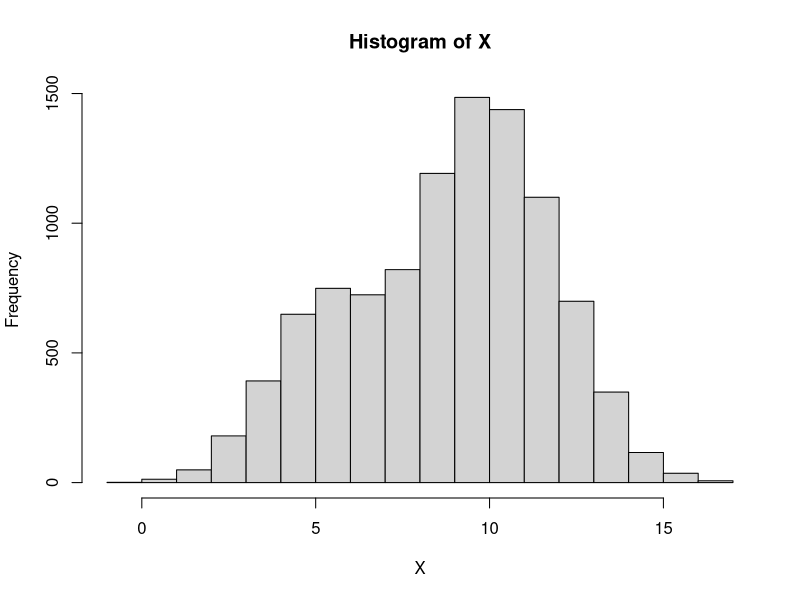
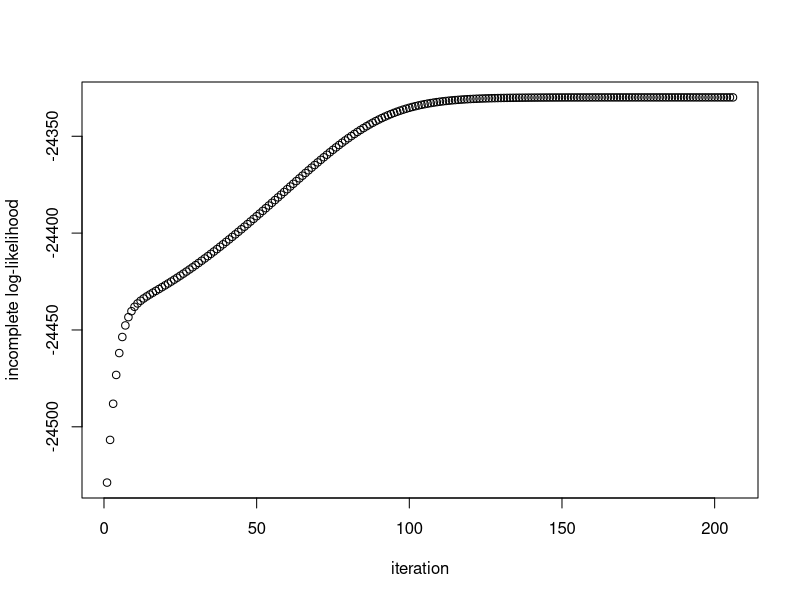
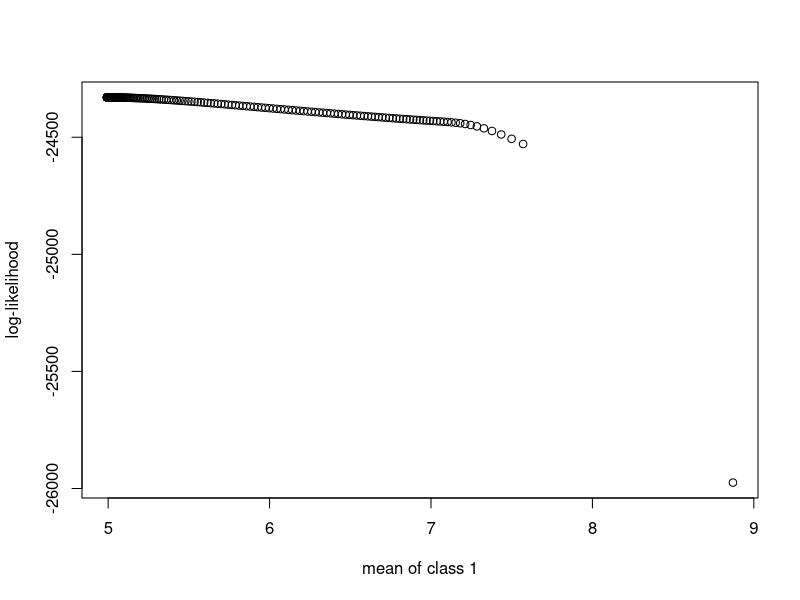
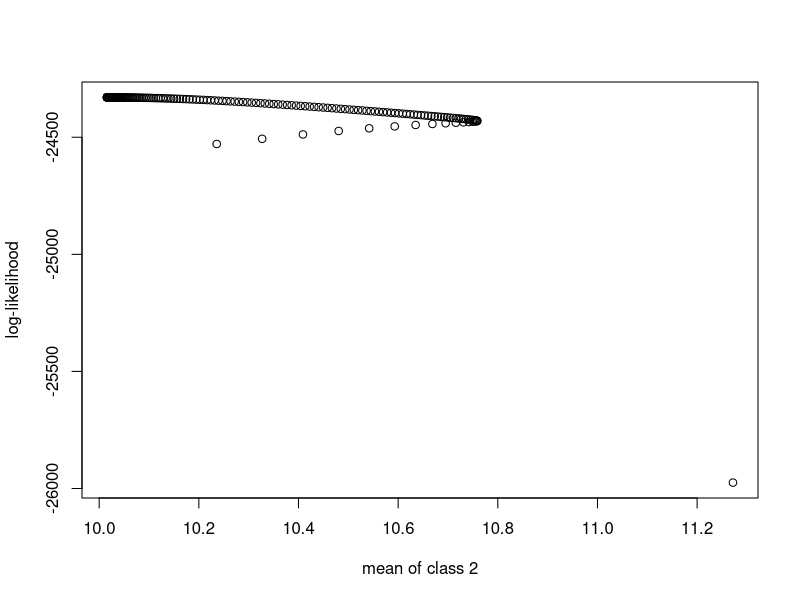
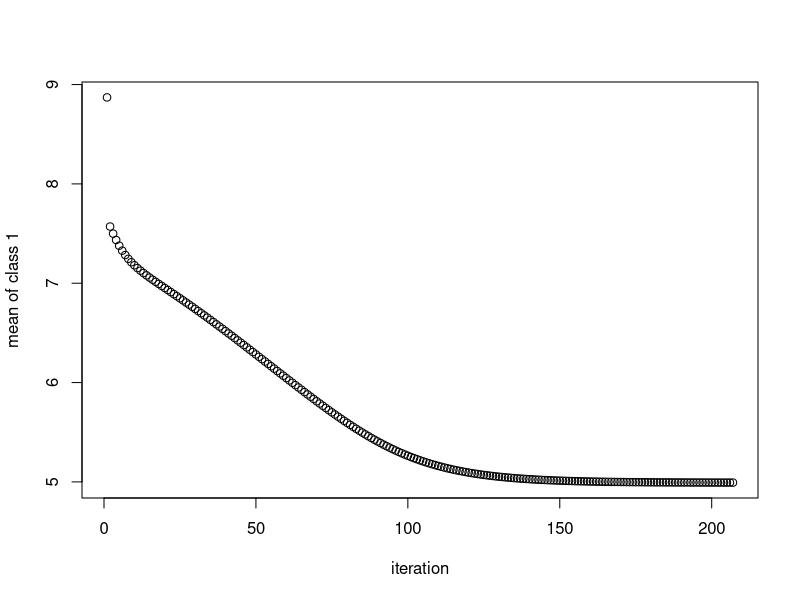

Reproduce these figures in R, in order.
## ---- chunk 1
set.seed(12345)
## Total Sample Size
N <- 10000

## mixture components
mu.true    <- c(5, 10) ## Mean vector
sigma.true <- c(1.5, 2) ## SD vector

## determine Z_i: class assignment
Z <- rbinom(N, 1, 0.75)

## sample from univariate mixture model
X <- rnorm(N)*sigma.true[Z+1]+mu.true[Z+1]
hist(X)

## ---- chunk 2

compute.log.lik <- function(X, theta, K){
  
  # Initialize Lto hold class likelihoods
  L <- matrix(nrow=length(X),ncol=K)
  ## Calculate probs
  L <- apply(
    theta, 2, 
    function(x){
      dnorm(X, mean=x[1], sd = x[2])*x[3]
    }
  ) ## End apply
  ## compute sum of the log-likelihoods across classes
  ll <- sum(log(rowSums(L)))
  return(ll)
}


## ---- chunk 3

mixture.EM <- function(X, K, max.iter = 1000) {
  ## initial values for parameters
  # order of parameters is
  # mu, sigma, pi, mu,sigma, pi, etc..
  ## test out
  t.init   <- matrix(rep(c(0,1,1/K),K), ncol=K)
  # jitter start means
  t.init.j <- matrix(c(sample(X, K),  ## sample random points for means
                # use sd as center for generating random SDs for each class
                abs(rnorm(K, mean = sd(X), sd = sd(X)/2)),  
                rep(0,K)), ## don't jitter pi
                byrow=T, ncol=K)
  ## Combine after jitter
  t.curr   <- t.init + t.init.j
  ## store log-likehoods for each iteration
  log_liks <- c()
  ll       <- compute.log.lik(X, t.curr, K)
  log_liks <- c(log_liks, ll)
  delta.ll <- 1
  ## saving ALL parameter estimates
  t.array <- array(dim =c(3,2,max.iter))
  t.array[,,1] <- t.curr ## initial values
  
  ## Run the model until condition is met
  iter <- 2
  while(delta.ll > 1e-5){
    ## run E + M seps based on current iteration
    t.curr   <- EM.iter(t.curr, K)
    # update stored estimates
    t.array[,,iter] <- t.curr
    ##compute next LL
    ll       <- compute.log.lik(X, t.curr, K)
    ## update LL stored
    log_liks <- c(log_liks, ll) 
    ## next, calculate the change in LL between iterations
    delta.ll <- log_liks[length(log_liks)]  - log_liks[length(log_liks)-1]
    iter <- iter + 1
    if(iter == max.iter) break
  }
  colnames(t.curr) <- paste('Class',1:K)
  rownames(t.curr) <- c("Mu", "Sigma", "Pi")
  
  t.array <- t.array[,,1:length(log_liks)]
  
  return(list(t.curr, log_liks, t.array))
}

EM.iter <- function(t.curr, K, ...) {
  ## initialize the next iteration values
  t.next <- t.curr
  
  ## E-step: compute E_{Z|X,w0}[I(Z_i = k)]
  # Calc Posterior class probabilities
  z_ik <- matrix(nrow=length(X),ncol=K)
  for(k in 1:K){
     z_ik[,k] <- dnorm(X, mean=t.curr[1,k], sd = t.curr[2,k])*t.curr[3,k]
  } ## end loop around computing log-likelihoods
  z_ik <-  z_ik / rowSums( z_ik)

  ## M-Step
  # update class means estimate
  for(k in 1:K){
    ## Update class k mean 
    t.next[1,k] <- sum(z_ik[,k]*X)/sum(z_ik[,k])

    ## update class k Standard Deviation
    t.next[2,k] <- sqrt(sum(z_ik[,k]*(X - t.next[1,k])**2)/sum(z_ik[,k]))
  } ## end loop around update
  
  # update class weight estimates
  t.next[3,] <- colSums(z_ik)/sum(z_ik) 
  
  return(t.next)
}

## ---- chunk 4

## perform EM
# X = observed data
# L = likelihood of class memberships
ee <- mixture.EM(X, K=2)
ee[[1]]

## ---- chunk 5

plot(ee[[2]][-1], ylab='incomplete log-likelihood', xlab='iteration')


## mean as a function of log-like
plot(ee[[3]][1,1,],ee[[2]],  ylab='log-likelihood', xlab='mean of class 1')
plot(ee[[3]][1,2,],ee[[2]],  ylab='log-likelihood', xlab='mean of class 2')


plot(ee[[3]][1,1,],  ylab='mean of class 1', xlab="iteration")
